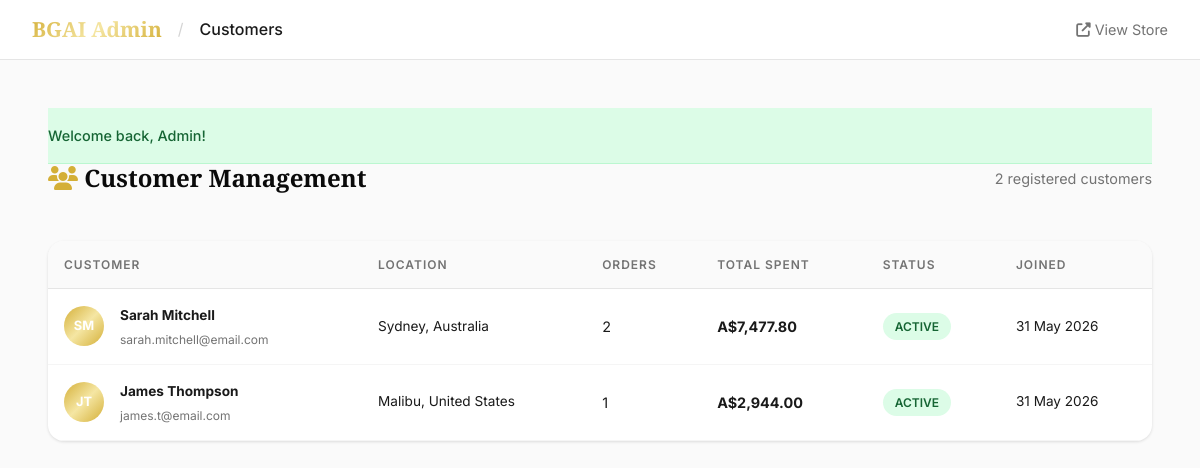
Screenshot of /bgai-ecommerce/admin/customers.php (signed in) with the database file from the repository.
### tables this page shows
CREATE TABLE IF NOT EXISTS users (
    id INT PRIMARY KEY AUTO_INCREMENT,
    first_name VARCHAR(100) NOT NULL,
    last_name VARCHAR(100) NOT NULL,
    email VARCHAR(255) NOT NULL UNIQUE,
    phone VARCHAR(20),
    password VARCHAR(255) NOT NULL,
    address_line1 VARCHAR(255),
    address_line2 VARCHAR(255),
    city VARCHAR(100),
    state VARCHAR(100),
    postal_code VARCHAR(20),
    country VARCHAR(100),
    country_code VARCHAR(5) DEFAULT 'AU',
    currency_preference VARCHAR(5) DEFAULT 'AUD',
    is_subscribed BOOLEAN DEFAULT FALSE,
    role ENUM('customer', 'admin') DEFAULT 'customer',
    status ENUM('active', 'inactive', 'suspended') DEFAULT 'active',
    last_login TIMESTAMP NULL,
    created_at TIMESTAMP DEFAULT CURRENT_TIMESTAMP,
    updated_at TIMESTAMP DEFAULT CURRENT_TIMESTAMP ON UPDATE CURRENT_TIMESTAMP
);

### bgai-ecommerce/config/app.php (called while the page is built, shortened)
<?php
require_once __DIR__ . '/../includes/functions.php';
function getFlash() {
    if (isset($_SESSION['flash'])) {
        $flash = $_SESSION['flash'];
        return $flash;
    }
    return null;
}
?>

### bgai-ecommerce/includes/functions.php (called while the page is built, shortened)
<?php
function formatPrice($amount, $currencyCode = null) {
    $currencyCode = $currencyCode ?? $_SESSION['currency_code'] ?? DEFAULT_CURRENCY;
    $symbols = json_decode(CURRENCY_SYMBOLS, true);
    $symbol = $symbols[$currencyCode] ?? '$';
    return $symbol . number_format($amount, 2);
}
function e($string) {
    return htmlspecialchars($string ?? '', ENT_QUOTES, 'UTF-8');
}
?>

### bgai-ecommerce/admin/customers.php (the view, shortened to what this page needs)
<?php
require_once __DIR__ . '/../config/app.php';
$db = db();
$customers = $db->query("SELECT u.*, (SELECT COUNT(*) FROM orders WHERE user_id = u.id) as order_count, (SELECT COALESCE(SUM(total_amount), 0) FROM orders WHERE user_id = u.id AND payment_status = 'paid') as total_spent FROM users u WHERE u.role = 'customer' ORDER BY u.created_at DESC")->fetchAll();
$flash = getFlash();
?>
<!DOCTYPE html>
<html lang="en">
<head>
    <link rel="stylesheet" href="https://cdnjs.cloudflare.com/ajax/libs/font-awesome/6.5.1/css/all.min.css">
    <link rel="stylesheet" href="<?php echo APP_URL; ?>/assets/css/style.css">
</head>
<body>
    <header style="background:var(--white); border-bottom:1px solid var(--gray-200); padding:0 var(--space-xl); height:60px; display:flex; align-items:center; justify-content:space-between; position:sticky; top:0; z-index:200;">
        <div style="display:flex; align-items:center; gap:var(--space-md);">
            <a href="index.php" style="font-family:var(--font-heading); font-size:1.3rem; font-weight:700; background:var(--gold-gradient); -webkit-background-clip:text; -webkit-text-fill-color:transparent; background-clip:text;">BGAI Admin</a>
            <span style="color:var(--gray-300);">/</span><span style="font-weight:500;">Customers</span>
        </div>
        <a href="<?php echo APP_URL; ?>" target="_blank" style="color:var(--gray-500); font-size:0.9rem;"><i class="fas fa-external-link-alt"></i> View Store</a>
    </header>
    <div class="admin-layout">
        <div class="admin-content">
            <?php if ($flash): ?>
                <div class="flash-message flash-<?php echo $flash['type']; ?>"><?php echo e($flash['message']); ?></div>
            <?php endif; ?>
            <div class="admin-page-header">
                <h1><i class="fas fa-users" style="color:var(--gold);"></i> Customer Management</h1>
                <span style="color:var(--gray-500); font-size:0.9rem;"><?php echo count($customers); ?> registered customers</span>
            </div>
            <div class="admin-table-container">
                <table class="admin-table">
                    <thead>
                        <tr><th>Customer</th><th>Location</th><th>Orders</th><th>Total Spent</th><th>Status</th><th>Joined</th></tr>
                    </thead>
                    <tbody>
                        <?php foreach ($customers as $c): ?>
                            <tr>
                                <td>
                                    <div class="product-cell">
                                        <div style="width:40px;height:40px;border-radius:50%;background:var(--gold-gradient);display:flex;align-items:center;justify-content:center;color:var(--white);font-weight:700;font-size:0.8rem;flex-shrink:0;">
                                            <?php echo strtoupper(substr($c['first_name'],0,1).substr($c['last_name'],0,1)); ?>
                                        </div>
                                        <div>
                                            <strong style="font-size:0.85rem;"><?php echo e($c['first_name'] . ' ' . $c['last_name']); ?></strong><br>
                                            <small style="color:var(--gray-500);"><?php echo e($c['email']); ?></small>
                                        </div>
                                    </div>
                                </td>
                                <td style="font-size:0.85rem;"><?php echo e($c['city'] . ', ' . $c['country']); ?></td>
                                <td><?php echo $c['order_count']; ?></td>
                                <td><strong><?php echo formatPrice($c['total_spent']); ?></strong></td>
                                <td><span class="order-status status-<?php echo $c['status'] === 'active' ? 'delivered' : 'cancelled'; ?>"><?php echo ucfirst($c['status']); ?></span></td>
                                <td style="font-size:0.85rem;"><?php echo date('d M Y', strtotime($c['created_at'])); ?></td>
                            </tr>
                        <?php endforeach; ?>
                    </tbody>
                </table>
            </div>
        </div>
    </div>
</body>
</html>

### bgai-ecommerce/assets/css/style.css (style rules this page uses)
:root { --gold: #d4af37; --gold-light: #e8d48b; --gold-dark: #b8960c; --gold-muted: #c9a96e; --gold-gradient: linear-gradient(135deg, #d4af37, #f5e6a3, #d4af37); --gold-shimmer: linear-gradient(90deg, #d4af37 0%, #f5e6a3 50%, #d4af37 100%); --black: #000000; --near-black: #0a0a0a; --dark: #1a1a1a; --dark-light: #2a2a2a; --dark-medium: #333333; --dark-border: #3a3a3a; --cream: #f5f0e8; --cream-light: #faf8f3; --cream-dark: #e8e0d0; --ivory: #fffff0; --white: #ffffff; --gray-50: #fafafa; --gray-100: #f5f5f5; --gray-200: #e5e5e5; --gray-300: #d4d4d4; --gray-400: #a3a3a3; --gray-500: #737373; --gray-600: #525252; --gray-700: #404040; --gray-800: #262626; --gray-900: #171717; --success: #22c55e; --danger: #ef4444; --warning: #f59e0b; --info: #3b82f6; --font-heading: 'Playfair Display', Georgia, serif; --font-body: 'Inter', -apple-system, BlinkMacSystemFont, sans-serif; --space-xs: 0.25rem; --space-sm: 0.5rem; --space-md: 1rem; --space-lg: 1.5rem; --space-xl: 2rem; --space-2xl: 3rem; --space-3xl: 4rem; --space-4xl: 6rem; --space-5xl: 8rem; --header-height: 80px; --top-bar-height: 40px; --container-max: 1320px; --container-narrow: 960px; --border-radius: 8px; --border-radius-lg: 16px; --border-radius-xl: 24px; --shadow-sm: 0 1px 3px rgba(0,0,0,0.12); --shadow-md: 0 4px 12px rgba(0,0,0,0.15); --shadow-lg: 0 10px 30px rgba(0,0,0,0.2); --shadow-xl: 0 20px 50px rgba(0,0,0,0.3); --shadow-gold: 0 4px 20px rgba(212,175,55,0.25); --shadow-gold-lg: 0 10px 40px rgba(212,175,55,0.3); --transition-fast: 0.2s ease; --transition-normal: 0.3s ease; --transition-slow: 0.5s ease; --transition-slower: 0.8s cubic-bezier(0.4, 0, 0.2, 1); --z-dropdown: 100; --z-sticky: 200; --z-overlay: 300; --z-modal: 400; --z-toast: 500; }
*, *::before, *::after { margin: 0; padding: 0; box-sizing: border-box; }
html { scroll-behavior: smooth; -webkit-text-size-adjust: 100%; font-size: 16px; }
body { font-family: var(--font-body); background-color: var(--white); color: var(--dark); line-height: 1.6; -webkit-font-smoothing: antialiased; -moz-osx-font-smoothing: grayscale; overflow-x: hidden; }
a { text-decoration: none; color: inherit; transition: color var(--transition-fast); }
h1, h2, h3, h4, h5, h6 { font-family: var(--font-heading); font-weight: 600; line-height: 1.2; color: var(--near-black); }
.flash-message { padding: var(--space-md) 0; font-size: 0.9rem; font-weight: 500; animation: slideDown 0.3s ease; }
.flash-success { background: #dcfce7; color: #166534; border-bottom: 1px solid #bbf7d0; }
.order-status { display: inline-flex; padding: 4px 12px; font-size: 0.75rem; font-weight: 600; text-transform: uppercase; border-radius: 50px; }
.status-delivered { background: #dcfce7; color: #166534; }
.admin-layout { display: grid; grid-template-columns: 260px 1fr; min-height: calc(100vh - var(--header-height)); }
.admin-content { background: var(--gray-50); padding: var(--space-2xl); }
.admin-page-header { display: flex; justify-content: space-between; align-items: center; margin-bottom: var(--space-2xl); }
.admin-page-header h1 { font-size: 1.5rem; }
.admin-table-container { background: var(--white); border-radius: var(--border-radius-lg); box-shadow: var(--shadow-sm); overflow: hidden; margin-bottom: var(--space-2xl); }
.admin-table { width: 100%; border-collapse: collapse; }
.admin-table th { text-align: left; padding: 14px 16px; font-size: 0.75rem; text-transform: uppercase; letter-spacing: 1px; font-weight: 600; color: var(--gray-500); background: var(--gray-50); border-bottom: 1px solid var(--gray-200); }
.admin-table td { padding: 14px 16px; border-bottom: 1px solid var(--gray-100); font-size: 0.9rem; }
.admin-table .product-cell { display: flex; align-items: center; gap: var(--space-md); }
@media (max-width: 1200px) { .admin-layout { grid-template-columns: 1fr; } }

### rows the page displays
users: first_name+last_name "SM", first_name+last_name "Sarah Mitchell", email "sarah.mitchell@email.com", city+country "Sydney, Australia", order_count "2", total_spent "A$7,477.80", status "ACTIVE", created_at "31 May 2026"
users: first_name+last_name "JT", first_name+last_name "James Thompson", email "james.t@email.com", city+country "Malibu, United States", order_count "1", total_spent "A$2,944.00", status "ACTIVE", created_at "31 May 2026"

### other values shown
$flash['message'] "Welcome back, Admin!"
count($customers) "2"
